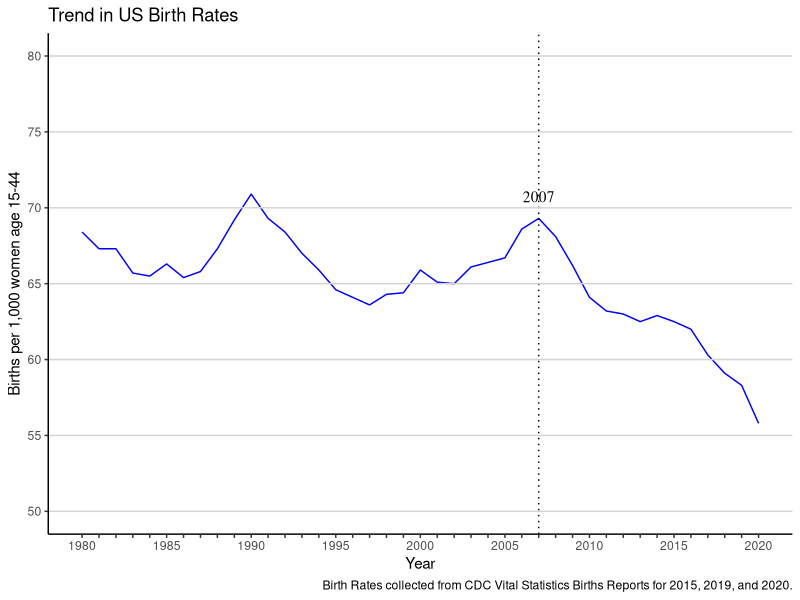
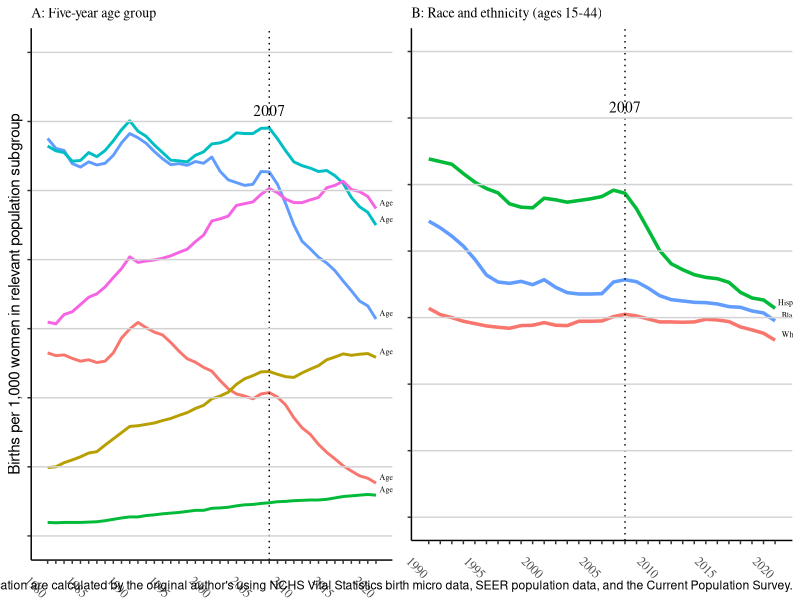

Recreate these plots in R, in order.
## ---- chunk 1
#| include: false
#| warning: false
#| message: false

library(tidyverse)
library(palmerpenguins)
## ---- chunk 2
#| echo: false
#| eval: true
#| warning: false
#| label: fig-usbrate-graph
#| fig-cap: "Trend in US Birth Rates"

# Load necessary libraries
library(ggplot2)

# Set seed for reproducibility
set.seed(123)

# Read the data from CSV file
data <- read.csv(file = here::here("outputs/data/fig_1.csv"))

# Plotting the data
ggplot(data, aes(x = year, y = brate_all)) +
  geom_line(color = "blue") +
  geom_vline(xintercept = 2007, linetype = "dotted") +
  annotate("text", x = 2007, y = 70, label = "2007", vjust = -0.5, hjust = 0.5, color = "black", family = "Times") +
  geom_hline(yintercept = seq(50, 80, by = 5), color = "lightgrey") +
  scale_y_continuous(limits = c(50, 80), breaks = seq(50, 80, by = 5)) +
  scale_x_continuous(limits = c(1980, 2020), breaks = seq(1980, 2020, by = 1), labels = function(x) ifelse(x %% 5 == 0, x, "")) +
  labs(x = "Year", y = "Births per 1,000 women age 15-44",
       title = "Trend in US Birth Rates",
       caption = "Birth Rates collected from CDC Vital Statistics Births Reports for 2015, 2019, and 2020.", family = "Times") +
  theme_classic()

## ---- chunk 3
#| echo: false
#| eval: true
#| warning: false
#| message: false
#| label: fig-bratetrend-graph
#| fig-cap: "Trends in Birth Rates by Population Subgroup"

#### Figure 2 ####

#### ####

# Load necessary libraries
library(ggplot2)
library(gridExtra)

# Set seed for reproducibility
set.seed(123)

# Read the data from CSV file
data <- read.csv(file = here::here("outputs/data/figs_2a_2b.csv"))

# Plotting the first line graph (Graph A)
graph_A <- ggplot(data, aes(x = year)) +
  geom_line(aes(y = brate_1519, color = "blue"), size = 1.0) +
  geom_line(aes(y = brate_2024, color = "orange"), size = 1.0) +
  geom_line(aes(y = brate_2529, color = "grey"), size = 1.0) +
  geom_line(aes(y = brate_3034, color = "yellow"), size = 1.0) +
  geom_line(aes(y = brate_3539, color = "cyan"), size = 1.0) +
  geom_line(aes(y = brate_4044, color = "green"), size = 1.0) +
  geom_text(data = data[data$year == 2020,], aes(x = year, y = brate_1519, label = "Age 15-19"), hjust = -0.1, vjust = -0.5, size = 2, family = "Times") +
  geom_text(data = data[data$year == 2020,], aes(x = year, y = brate_2024, label = "Age 20-24"), hjust = -0.1, vjust = -0.5, size = 2, family = "Times") +
  geom_text(data = data[data$year == 2020,], aes(x = year, y = brate_2529, label = "Age 25-29"), hjust = -0.1, vjust = -0.5, size = 2, family = "Times") +
  geom_text(data = data[data$year == 2020,], aes(x = year, y = brate_3034, label = "Age 30-34"), hjust = -0.1, vjust = -0.5, size = 2, family = "Times") +
  geom_text(data = data[data$year == 2020,], aes(x = year, y = brate_3539, label = "Age 35-39"), hjust = -0.1, vjust = -0.5, size = 2, family = "Times") +
  geom_text(data = data[data$year == 2020,], aes(x = year, y = brate_4044, label = "Age 40-44"), hjust = -0.1, vjust = -0.5, size = 2, family = "Times") +
  geom_vline(xintercept = 2007, linetype = "dotted") +
  annotate("text", x = 2007, y = 120, label = "2007", vjust = -0.5, hjust = 0.5, color = "black", family = "Times") +
  geom_hline(yintercept = seq(0, 140, by = 20), color = "lightgrey") +
  scale_y_continuous(limits = c(0, 140), breaks = seq(0, 140, by = 20), labels = NULL) +
  scale_x_continuous(limits = c(1980, 2020), breaks = seq(1980, 2020, by = 1), labels = function(x) ifelse(x %% 5 == 0, x, "")) +
  labs(x = NULL, 
       y = 'Births per 1,000 women in relevant population subgroup',
       title = "A: Five-year age group",
       caption = NULL,
       family = "Times") +
  theme_classic() +
  theme(axis.text.x = element_text(angle = -45, hjust = 1, family = "Times"),
        plot.title = element_text(size = 10, family = "Times"),
        legend.position = "none")

# Plotting the second line graph (Graph B)
graph_B <- ggplot(data, aes(x = year)) +
  geom_line(aes(y = brate_hisp, color = "grey"), size = 1.2) +
  geom_line(aes(y = brate_blacknh, color = "orange"), size = 1.2) +
  geom_line(aes(y = brate_whitenh, color = "blue"), size = 1.2) +
  geom_text(data = data[data$year == 2020,], aes(x = year, y = brate_hisp, label = "Hispanic"), hjust = -0.1, vjust = -0.5, size = 2, family = "Times") +
  geom_text(data = data[data$year == 2020,], aes(x = year, y = brate_blacknh, label = "Black, non-Hispanic"), hjust = -0.1, vjust = -0.5, size = 2, family = "Times") +
  geom_text(data = data[data$year == 2020,], aes(x = year, y = brate_whitenh, label = "White, non-Hispanic"), hjust = -0.1, vjust = -0.5, size = 2, family = "Times") +
  geom_vline(xintercept = 2007, linetype = "dotted") + annotate("text", x = 2007, y = 120, label = "2007", vjust = -0.5, hjust = 0.5, color = "black", family = "Times") +
  geom_hline(yintercept = seq(0, 140, by = 20), color = "lightgrey") + scale_y_continuous(limits = c(0, 140), breaks = seq(0, 140, by = 20), labels = NULL) + scale_x_continuous(limits = c(1990, 2020), breaks = seq(1990, 2020, by = 1), labels = function(x) ifelse(x %% 5 == 0, x, "")) + labs(x = NULL, y = NULL,
       title = "B: Race and ethnicity (ages 15-44)",
       caption = "Birth rates by age group, race, and ethnicity, and marital status gathered from CDC Vital Statistics Births Reports. Birth rates by Hispanic subpopulation, mother's education are calculated by the original author's using NCHS Vital Statistics birth micro data, SEER population data, and the Current Population Survey.") +
  theme_classic() +
  theme(axis.text.x = element_text(angle = -45, hjust = 1, family = "Times"),
        plot.title = element_text(size = 10, family = "Times"),
        legend.position = "none")

# Arrange both graphs side by side
grid.arrange(graph_A, graph_B, nrow = 1)
